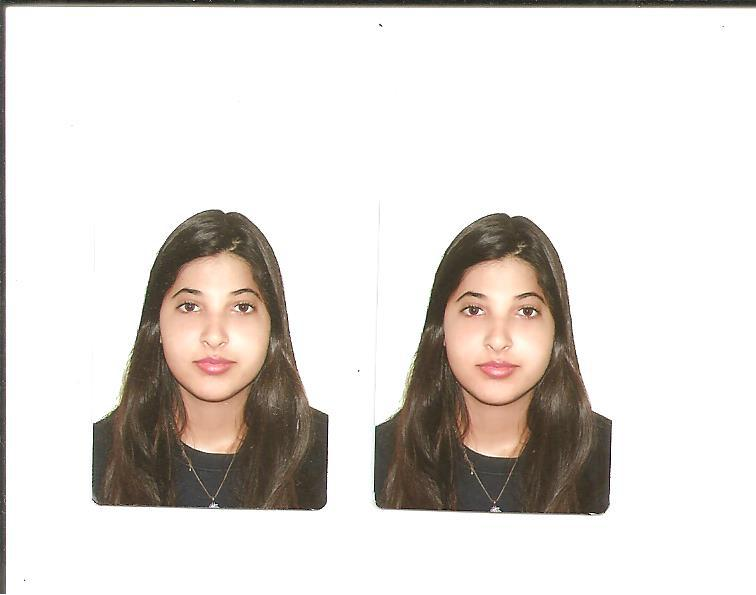
#> input picture backend/uploads/1759932971417_Foto3x4JPEG.jpg, 756 x 595 px
$ python interactive_object_segmentation.py ../uploads/1759932971417_Foto3x4JPEG.jpg ../uploads/06e41d93-728a-4ab3-9b8e-727a05e90f09_celula.jpg out.png
#> lines starting #> are read from the running program, lines starting #| are printed output that depends on the picture; after the words box and inside, x2 and y2 are one past the last pixel; in counts of white or black regions, pixels touching at a corner belong together
# -*- coding: utf-8 -*-
import sys
import os
import numpy as np
import cv2
from skimage.segmentation import watershed
from scipy import ndimage as ndi

# Configurar encoding para evitar problemas com caracteres Unicode
sys.stdout.reconfigure(encoding='utf-8') if hasattr(sys.stdout, 'reconfigure') else None

if len(sys.argv) < 4:
    print("Uso: python interactive_object_segmentation.py <input_path> <markers_path> <output_path>")
    sys.exit(1)

input_path = sys.argv[1]
markers_path = sys.argv[2]
output_path = sys.argv[3]

if not os.path.exists(input_path):
    raise FileNotFoundError(f"Imagem nao encontrada: {input_path}")
if not os.path.exists(markers_path):
    raise FileNotFoundError(f"Markers nao encontrados: {markers_path}")

# === 1️⃣ Carrega imagens ===
image = cv2.imread(input_path, cv2.IMREAD_COLOR)
#> image is the input picture: shape (595, 756, 3); mean B, G, R 213.8, 217.8, 222.8
markers = cv2.imread(markers_path, cv2.IMREAD_UNCHANGED)
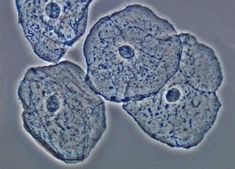
#> input picture backend/uploads/06e41d93-728a-4ab3-9b8e-727a05e90f09_celula.jpg, 235 x 169 px
#> markers is the input picture: shape (169, 235, 3); mean B, G, R 138.2, 118.8, 108.6

print(f"[INFO] Image shape: {image.shape}")
#| [INFO] Image shape: (595, 756, 3)
print(f"[INFO] Markers shape: {markers.shape}")
#| [INFO] Markers shape: (169, 235, 3)

# Se o markers vier só com 1 canal → duplica para RGB
if markers.ndim == 2:
    print("[INFO] Markers sem canais de cor, convertendo GRAY -> BGR")
    markers = cv2.cvtColor(markers, cv2.COLOR_GRAY2BGR)

# Se vier RGBA → converte para RGB
if markers.shape[2] == 4:
    print("[INFO] Markers com alpha encontrado (BGRA), convertendo -> BGR")
    markers = cv2.cvtColor(markers, cv2.COLOR_BGRA2BGR)

# Logging dos valores únicos
unique_vals = np.unique(markers.reshape(-1, 3), axis=0)
print(f"[INFO] Valores unicos nos markers: {unique_vals[:10]}")
#| [INFO] Valores unicos nos markers: [[41 22  9]
#|  [43 10  1]
#|  [43 24 11]
#|  [44 28 15]
#|  [45 19  3]
#|  [45 20  4]
#|  [45 33 23]
#|  [46 34 30]
#|  [47 28 21]
#|  [48  8  3]]

# === 2️⃣ Converte a imagem para cinza e suaviza ===
gray = cv2.cvtColor(image, cv2.COLOR_BGR2GRAY)
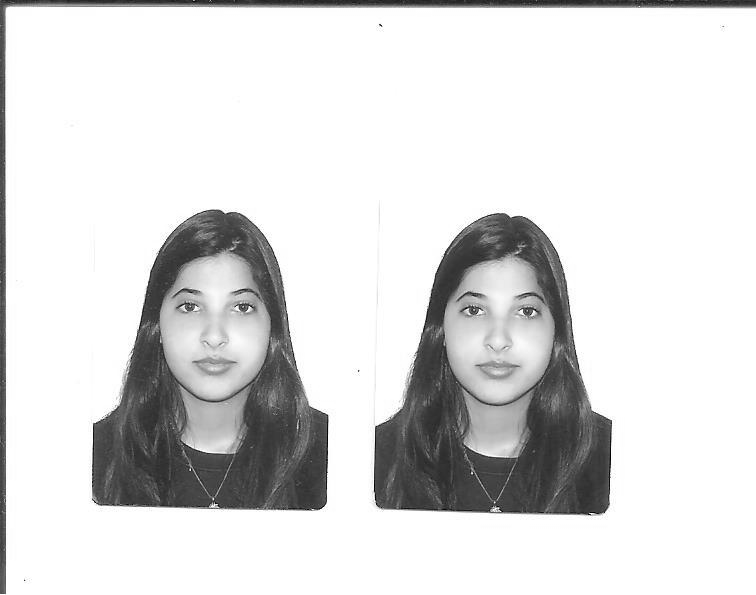
#> gray: shape (595, 756); min 0, max 255, mean 218.8
elevation_map = ndi.gaussian_filter(gray, sigma=2)
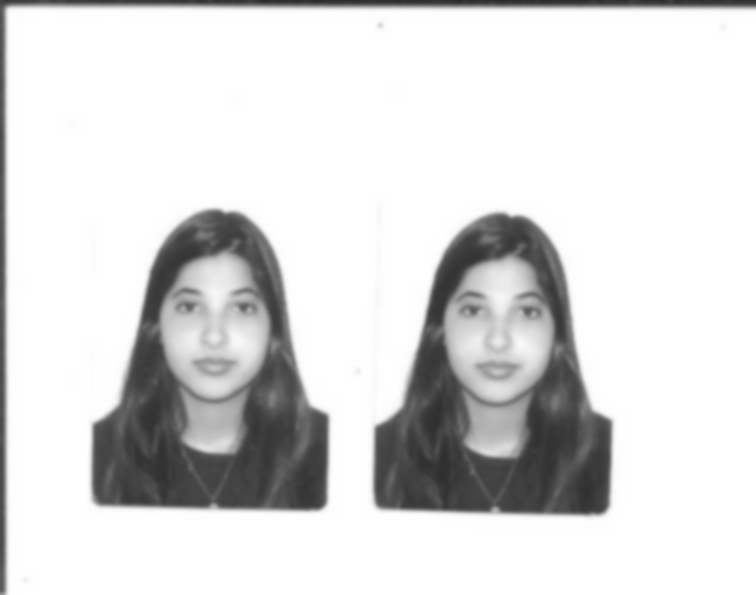
#> elevation_map: shape (595, 756); min 41, max 255, mean 218.4

# === 3️⃣ Extrai foreground (verde) e background (vermelho) ===
red = markers[:, :, 2].astype(np.int16)
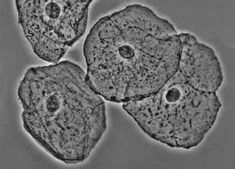
#> red: shape (169, 235) int16; min 0, max 245, mean 108.6
green = markers[:, :, 1].astype(np.int16)

foreground = green > 150
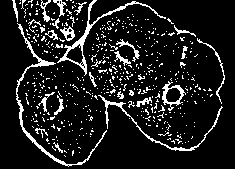
#> foreground: shape (169, 235) bool; 11.7% white in thin lines or dots, all inside (x1, y1, x2, y2) = (12, 0, 225, 167)
background = red > 150
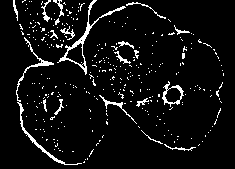
#> background: shape (169, 235) bool; 6.4% white in thin lines or dots, all inside (x1, y1, x2, y2) = (13, 0, 224, 165)

print(f"[INFO] Foreground pixels: {np.sum(foreground)}")
#| [INFO] Foreground pixels: 4647
print(f"[INFO] Background pixels: {np.sum(background)}")
#| [INFO] Background pixels: 2523

# Verificação mínima para evitar resultado preto
if np.sum(foreground) == 0:
    raise ValueError("Nenhuma marca de foreground encontrada! O usuario marcou o objeto em verde?")
if np.sum(background) == 0:
    raise ValueError("Nenhuma marca de background encontrada! O usuario marcou o fundo em vermelho?")

# === 4️⃣ Construção dos marcadores para o Watershed ===
markers_ws = np.zeros_like(gray, dtype=np.int32)
#> (the run stopped early here; a loop or call above may not have finished)
